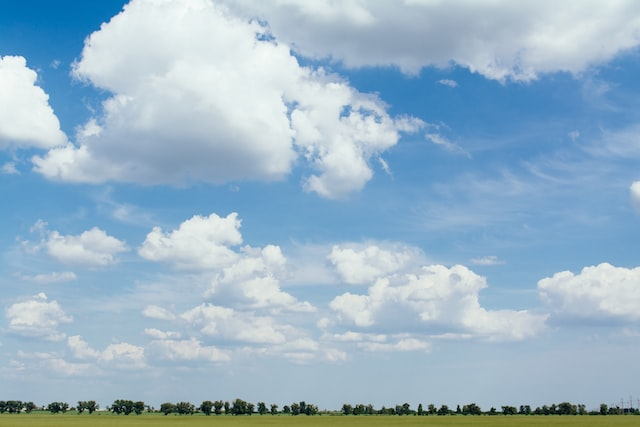
#> input picture processing/img2.jpg, 640 x 427 px, found by its file name
$ jupyter execute processing.ipynb
#> lines starting #> are read from the running program, lines starting #| are printed output that depends on the picture
[cell 1]
import cv2
import numpy as np
import matplotlib.pyplot as plt
from skimage.io import imread, imshow
from skimage.color import rgb2gray

[cell 2]
img1 = cv2.imread('../static/images/img2.jpg',0)
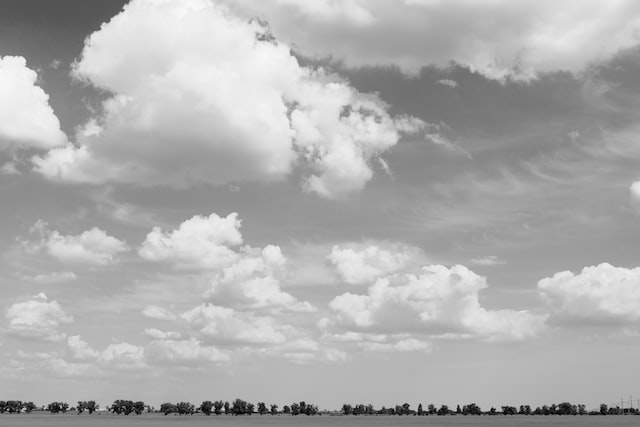
#> img1: shape (427, 640); min 0, max 249, mean 174.6
plt.figure(figsize=(14, 18))
plt.imshow(img1 , cmap='gray')

[cell 3]
img1_fft = np.fft.fftshift(np.fft.fft2(img1))
img1_amplitude = np.sqrt(np.real(img1_fft) ** 2 + np.imag(img1_fft) ** 2)
img1_phase = np.arctan2(np.imag(img1_fft), np.real(img1_fft))
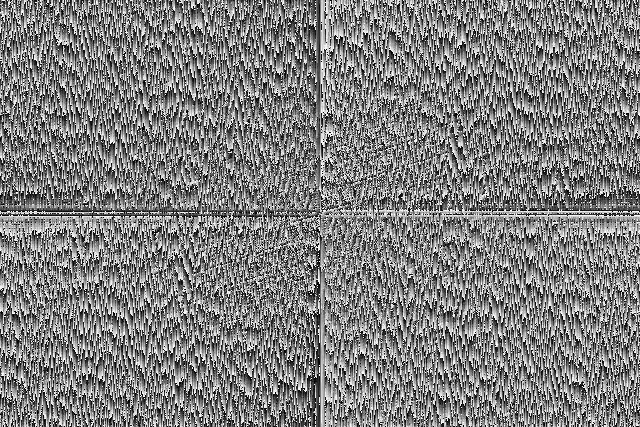
#> img1_phase: shape (427, 640) float64; min -3.14, max 3.14, mean 1.15e-05; drawn with min black and max white

[cell 4]
plt.figure(figsize=(14, 18))
plt.subplot(121)
plt.imshow(np.log(img1_amplitude+1e-10), cmap='gray')
plt.subplot(122)
plt.imshow(img1_phase, cmap='gray')
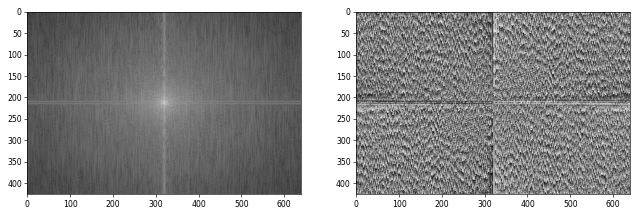
#> figure drawn by matplotlib, 2 panels

[cell 5]
img2 = cv2.imread('../static/images/img2.jpg',0)
plt.figure(figsize=(14, 18))
plt.imshow(img2,cmap='gray')

[cell 6]
img2_fft = np.fft.fftshift(np.fft.fft2(img2))
img2_amplitude = np.sqrt(np.real(img2_fft) ** 2 + np.imag(img2_fft) ** 2)
img2_phase = np.arctan2(np.imag(img2_fft), np.real(img2_fft))

[cell 7]
plt.figure(figsize=(14, 18))
plt.subplot(121)
plt.imshow(np.log(img2_amplitude+1e-10), cmap='gray')
plt.subplot(122)
plt.imshow(img2_phase, cmap='gray')

[cell 8]
for x in range (0,img1_phase.shape[0]):
    for y in range(0,img1_phase.shape[1]):
        if (x>=0 and x<=427 )and(y>=320 and y<=640):
            pass
        else:
            img1_phase[x][y] = 0
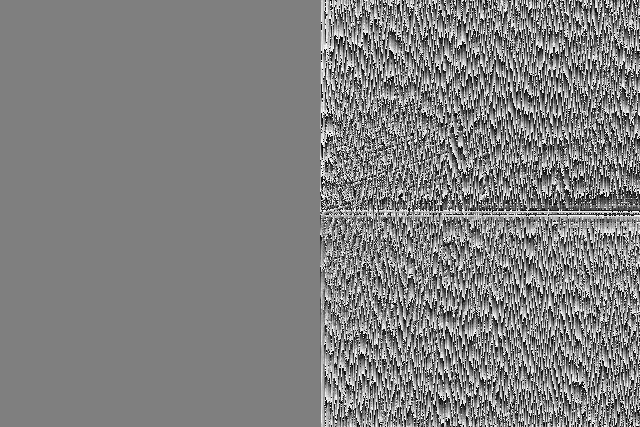
#> img1_phase: shape (427, 640) float64; min -3.14, max 3.14, mean 0.0322; drawn with min black and max white

for x in range (0,img1_amplitude.shape[0]):
    for y in range(0,img1_amplitude.shape[1]):
        if (x>=0 and x<=427 )and(y>=320 and y<=640):
            pass
        else:
            img1_amplitude[x][y] = 1

plt.figure(figsize=(14,18))
plt.subplot(121)
plt.imshow(img1_phase,cmap='gray')
plt.subplot(122)
plt.imshow(np.log(img1_amplitude+1e-10),cmap='gray')
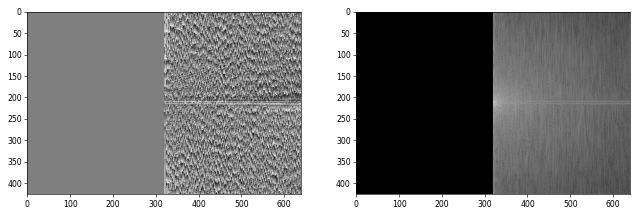
#> figure drawn by matplotlib, 2 panels

[cell 9]
comb = np.multiply(img2_amplitude, np.exp(1j * img1_phase))
trans = np.real(np.fft.ifft2(np.fft.ifftshift(comb)))
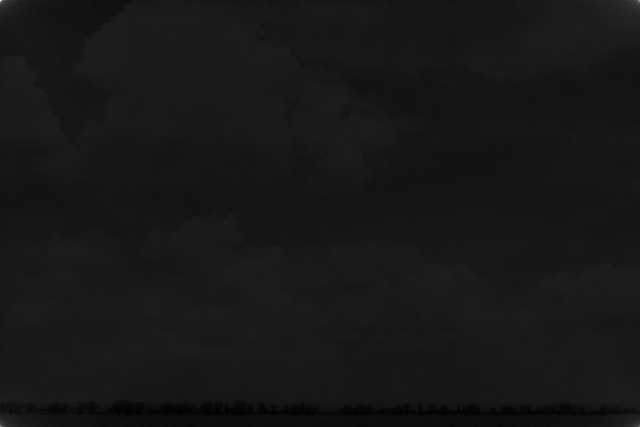
#> trans: shape (427, 640) float64; min 8.24, max 1812.4, mean 174.6; drawn with min black and max white

[cell 10]
plt.figure(figsize=(15, 20))
plt.imshow(np.abs(trans), cmap='gray')

[cell 11]
plt.imsave('result.jpg',trans,cmap='gray')

$ run again, with processing/img1.jpg copied over processing/img2.jpg
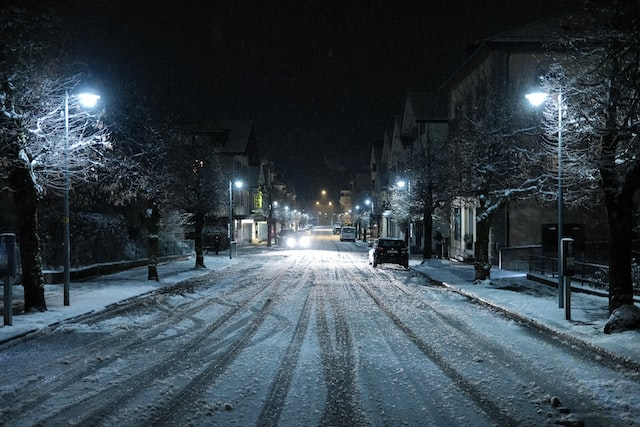
#> input picture processing/img1.jpg, 640 x 427 px, found by its file name
#> after the loop `for x in range (0,img1_phase.shape[0]):`:
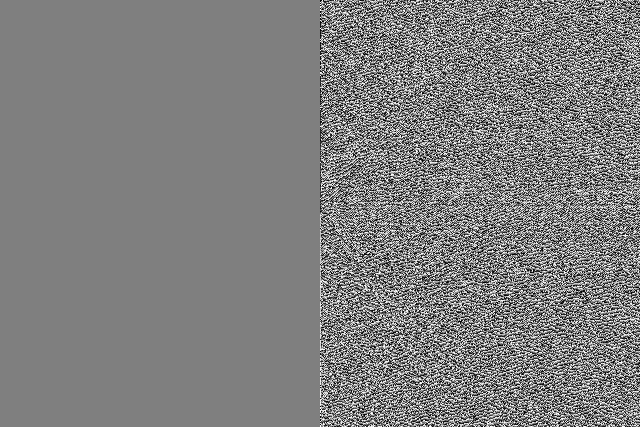
#> img1_phase: shape (427, 640) float64; min -3.14, max 3.14, mean -1.4e-05; drawn with min black and max white
#> `[cell 10] plt.figure(figsize=(15, 20)) plt.imshow(np.abs(trans), cmap=..`:
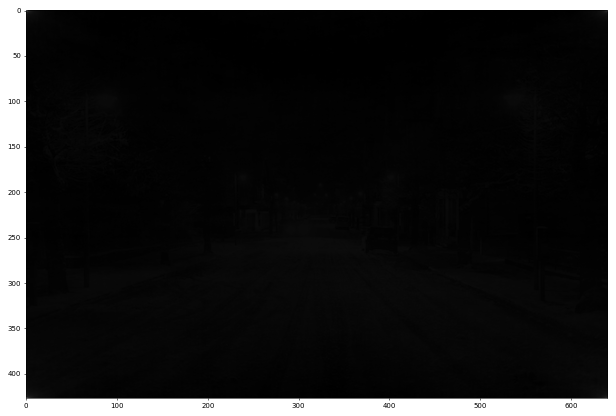
#> figure drawn by matplotlib, 1 panel

$ run again, with processing/img3.jpg copied over processing/img2.jpg
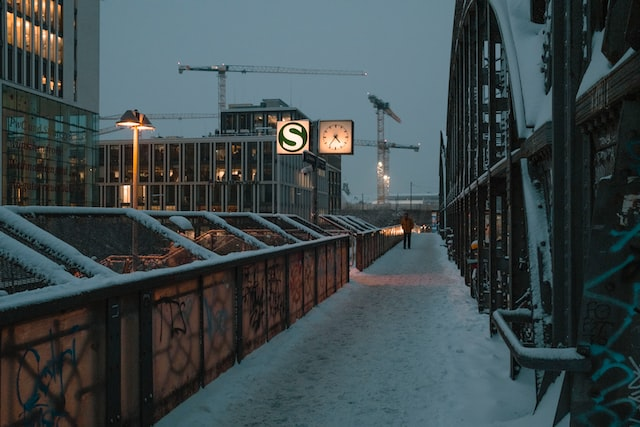
#> input picture processing/img3.jpg, 640 x 427 px, found by its file name
#> after the loop `for x in range (0,img1_phase.shape[0]):`:
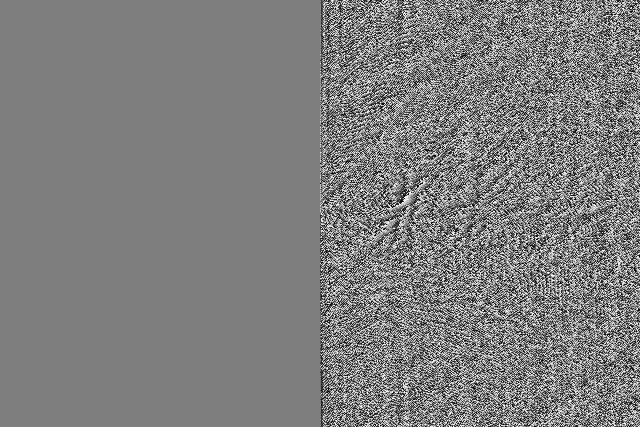
#> img1_phase: shape (427, 640) float64; min -3.14, max 3.14, mean -0.00183; drawn with min black and max white
#> `[cell 10] plt.figure(figsize=(15, 20)) plt.imshow(np.abs(trans), cmap=..`:
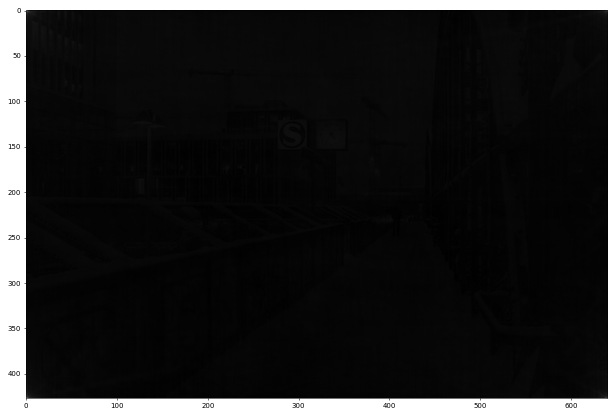
#> figure drawn by matplotlib, 1 panel
